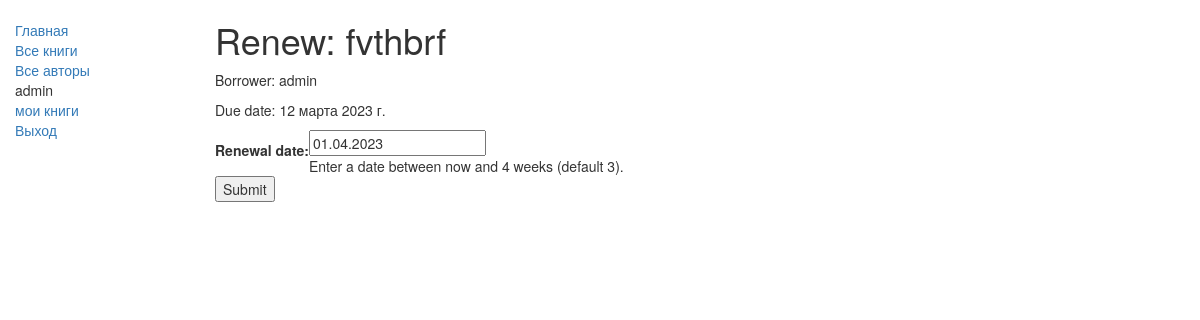
The app's page /library/book/71823acf71a842b79fc123b4b5585968/renew/ (signed in) with its own data.
### libcatalog/models.py (models this page shows, shortened)
class BookInstance(models.Model):
    class Meta:
        verbose_name = 'Экземпляр книги'
        verbose_name_plural = 'Экземпляры книг'
        ordering = ["due_back"]
        permissions = (("can_mark_returned", "Отметить как возвращенный"),)
    id = models.UUIDField(
        primary_key=True,
        default=uuid.uuid4,
        help_text="Уникальный ID физического экземляра книги")
    book = models.ForeignKey(
        'Book',
        on_delete=models.SET_NULL,
        null=True,
        verbose_name='книга в каталоге',
        help_text='книга описанная в каталоге')
    imprint = models.CharField(max_length=200,
                               verbose_name="издательство")
    due_back = models.DateField(null=True,
                                blank=True,
                                verbose_name='дата возврата')
    LOAN_STATUS = (
        ('m', 'На обслуживании'),
        ('o', 'На руках'),
        ('a', 'Доступен'),
        ('r', 'Зарезервирован'),
    )
    status = models.CharField(
        'Статус',
        max_length=1,
        choices=LOAN_STATUS,
        blank=True,
        default='m',
        help_text='статус книги, доступность')
    borrower = models.ForeignKey(User,
                                 on_delete=models.SET_NULL,
                                 null=True, blank=True)
    @property
    def is_overdue(self):
        if self.due_back and date.today() > self.due_back:
            return True
        return False

class Book(models.Model):
    class Meta:
        verbose_name = 'Книга'
        verbose_name_plural = 'Книги'
        ordering = ["title"]
    title = models.CharField(max_length=200)
    slug = models.CharField(max_length=30,
                            default = str(title),
                            verbose_name='отображение в пути url',
                            help_text='желательно латинские символы и цифры без пробелов, а так же смысловая нагрузка')
    author = models.ForeignKey(
        'Author',
        on_delete=models.SET_NULL,
        null=True,
        verbose_name='Автор',
        help_text='выберите автора книги')
    summary = models.TextField(
        max_length=1000,
        help_text="описание содержания книги")
    isbn = models.CharField(
        'ISBN',
        max_length=13,
        help_text='ISBN 13-ти значный индентификатор <a href="https://www.isbn-international.org/content/what-isbn">ISBN number</a>')
    genre = models.ManyToManyField(
        Genre,
        blank=True,
        verbose_name='Жанр',
        help_text="укажите жанр этой книги")
    lang = models.CharField('Язык',max_length=25,default='Русский')
    def display_genre(self):
        return ', '.join([ genre.name for genre in self.genre.all()[:3] ])
    display_genre.short_description = 'Genre'

### libcatalog/views.py (the view)
# urls.py: re_path(r'^book/(?P<pk>[-\w]+)/renew/$', renew_book_librarian, name='renew-book-librarian'),
@permission_required('catalog.can_mark_returned')
def renew_book_librarian(request, pk):
    book_inst = get_object_or_404(BookInstance, pk=pk)
    if request.method == 'POST':
        form = RenewBookForm(request.POST)
        if form.is_valid():
            book_inst.due_back = form.cleaned_data['renewal_date']
            book_inst.save()
            return HttpResponseRedirect(reverse('borrowed') )
    else:
        proposed_renewal_date = datetime.date.today() + datetime.timedelta(weeks=3)
        form = RenewBookForm(initial={'renewal_date': proposed_renewal_date,})
    return render(request, 'book_renew_librarian.html', {'form': form, 'bookinst':book_inst})

### libcatalog/forms.py (shortened to what this page needs)
class RenewBookForm(forms.Form):
    renewal_date = forms.DateField(help_text="Enter a date between now and 4 weeks (default 3).")

### libcatalog/templates/book_renew_librarian.html (shortened to what this page needs)
{% extends "base_generic.html" %}
{% block content %}
    <h1>Renew: {{bookinst.book.title}}</h1>
    <p>Borrower: {{bookinst.borrower}}</p>
    <p{% if bookinst.is_overdue %} class="text-danger"{% endif %}>Due date: {{bookinst.due_back}}</p>
    <form action="" method="post">
        <table>
        {{ form }}
        </table>
        <input type="submit" value="Submit" />
    </form>
{% endblock %}

### libcatalog/templates/base_generic.html (shortened to what this page needs)
<!DOCTYPE html>
<html lang="ru">
<head>
  <link rel="stylesheet" href="https://maxcdn.bootstrapcdn.com/bootstrap/3.3.7/css/bootstrap.min.css">
  {% load static %}
  <link rel="stylesheet" href="{% static 'css/styles.css' %}">
</head>
<body>
  <div class="container-fluid">
    <div class="row">
      <div class="col-sm-2">
      {% block sidebar %}
      <ul class="sidebar-nav">
          <li><a href="{% url 'index' %}">Главная</a></li>
          <li><a href="{% url 'books' %}">Все книги</a></li>
          <li><a href="{% url 'authors' %}">Все авторы</a></li>
          {% if user.is_authenticated%}
          <li>{{user.get_username}}</li>
          <li><a href="{% url 'my-borrowed' %}">мои книги</a></li>
          <li><a href="{% url 'logout' %}?next={{request.path}}">Выход</a></li>
          {% else%}
          <li><a href="{% url 'login' %}?next={{request.path}}">Вход</a></li>
          {% endif %}
      </ul>
     {% endblock %}
      </div>
      <div class="col-sm-10 ">
        {% block content %}{% endblock %}
      </div>
    </div>
  </div>
</body>
</html>

### libcatalog/static/css/styles.css (style rules this page uses)
.sidebar-nav { margin-top: 20px; padding: 0; list-style: none; }

### records on screen
BookInstance: book "fvthbrf", borrower "admin", due_back "12 марта 2023 г."

### other values on screen
{{ user.get_username }} "admin"
